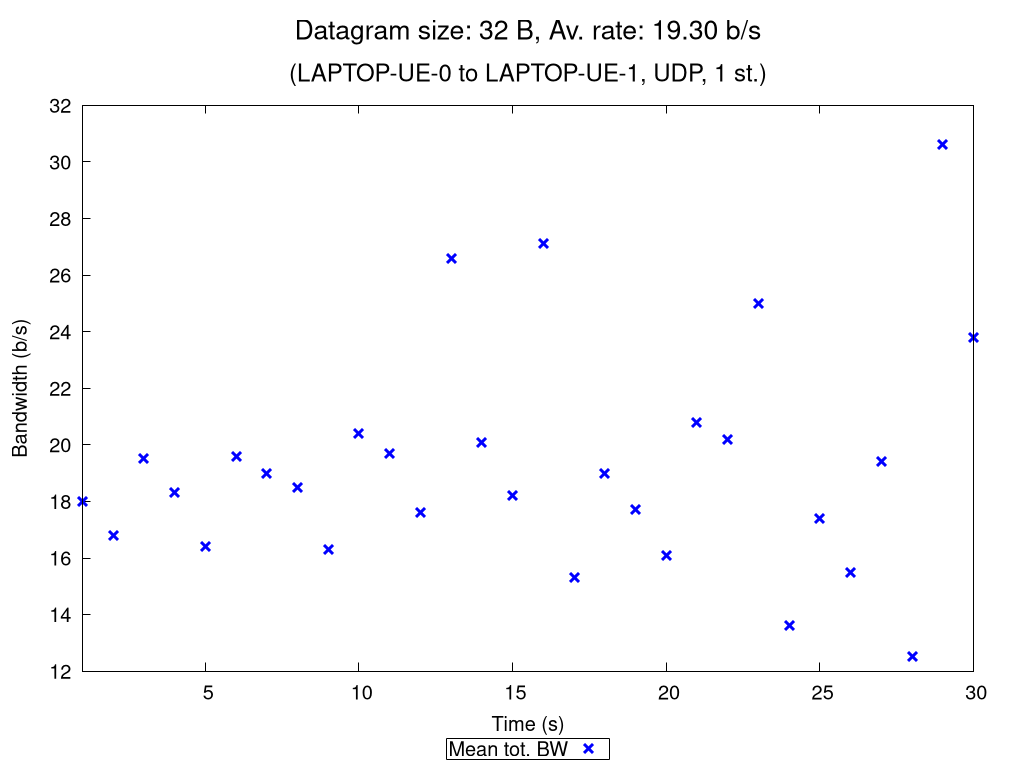

Here is the gnuplot script that generated this plot:
set terminal pngcairo nocrop enhanced size 1024,768 font "Verdana,15"
set output "UDP_1_st_2020_10_13_12-45-41_one2two_00032B.png"

set title "{/=20 Datagram size: 32 B, Av. rate: 19.30 b/s}\n\n{/=18 (LAPTOP-UE-0 to LAPTOP-UE-1, UDP, 1 st.)}"

set xlabel "Time (s)"
set ylabel "Bandwidth (b/s)"
set ytics nomirror
set key bmargin center horizontal box samplen 1 width -1
set bmargin 4.6
set rmargin 4.5

rf = 1.0  # rate factor
set style fill transparent solid 0.2 noborder
set autoscale xfix
plot "UDP_1_st_2020_10_13_12-45-41_one2two_00032B_iperf_processed.dat" using 1:($2/rf-$3/rf):($2/rf+$3/rf) with filledcurves lc rgb "blue" notitle, \
     "" using 1:($2/rf) with points pt 2 ps 1.5 lw 3 lc rgb "blue" title "Mean tot. BW", \
